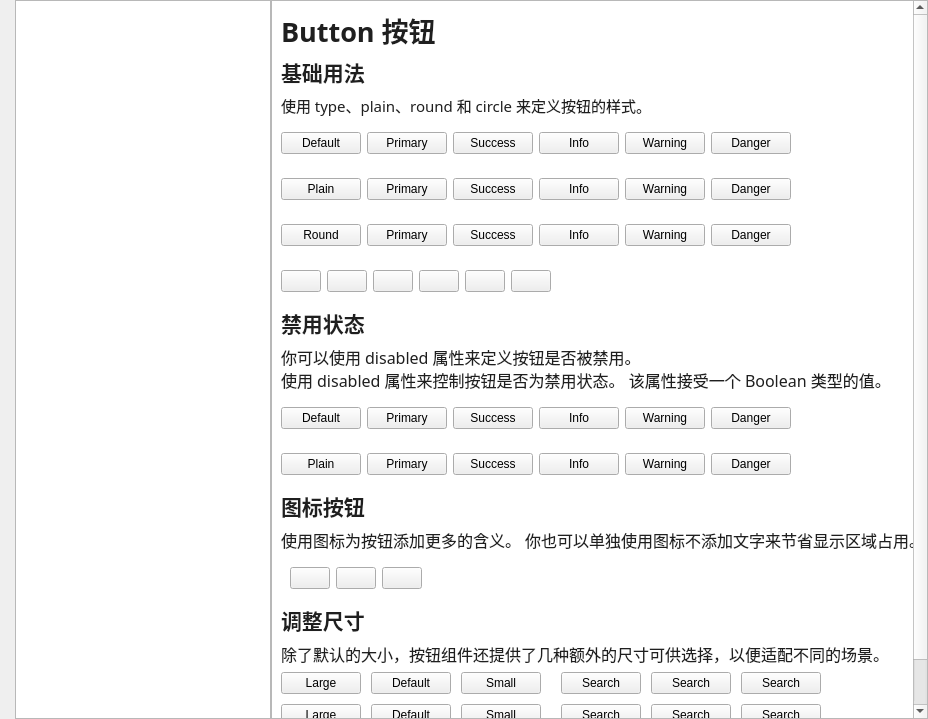
<?xml version="1.0" encoding="UTF-8"?>
<ui version="4.0">
 <class>MainWidget</class>
 <widget class="QWidget" name="MainWidget">
  <property name="geometry">
   <rect>
    <x>0</x>
    <y>0</y>
    <width>928</width>
    <height>719</height>
   </rect>
  </property>
  <property name="windowTitle">
   <string>Form</string>
  </property>
  <layout class="QHBoxLayout" name="horizontalLayout" stretch="0,8">
   <property name="spacing">
    <number>0</number>
   </property>
   <property name="leftMargin">
    <number>15</number>
   </property>
   <property name="topMargin">
    <number>0</number>
   </property>
   <property name="rightMargin">
    <number>0</number>
   </property>
   <property name="bottomMargin">
    <number>0</number>
   </property>
   <item>
    <widget class="ElListWidget" name="leftListWidget"/>
   </item>
   <item>
    <widget class="QStackedWidget" name="previewStackedWidget">
     <property name="styleSheet">
      <string notr="true">#previewStackedWidget{background-color: rgb(255, 255, 255);}</string>
     </property>
     <property name="currentIndex">
      <number>0</number>
     </property>
     <widget class="QWidget" name="Buttons">
      <property name="styleSheet">
       <string notr="true">.QLabel{
	color:rgb(31, 31, 31);
}</string>
      </property>
      <layout class="QVBoxLayout" name="verticalLayout_2">
       <property name="leftMargin">
        <number>0</number>
       </property>
       <property name="topMargin">
        <number>0</number>
       </property>
       <property name="rightMargin">
        <number>0</number>
       </property>
       <property name="bottomMargin">
        <number>0</number>
       </property>
       <item>
        <widget class="QScrollArea" name="scrollArea_2">
         <property name="horizontalScrollBarPolicy">
          <enum>Qt::ScrollBarAlwaysOff</enum>
         </property>
         <property name="widgetResizable">
          <bool>true</bool>
         </property>
         <widget class="QWidget" name="scrollAreaWidgetContents_5">
          <property name="geometry">
           <rect>
            <x>-192</x>
            <y>0</y>
            <width>826</width>
            <height>934</height>
           </rect>
          </property>
          <property name="styleSheet">
           <string notr="true">#scrollAreaWidgetContents_5{
	
	background-color: rgb(255, 255, 255);
}</string>
          </property>
          <layout class="QVBoxLayout" name="verticalLayout">
           <item>
            <widget class="QLabel" name="label_2">
             <property name="font">
              <font>
               <family>思源黑体 CN</family>
               <pointsize>20</pointsize>
               <weight>75</weight>
               <bold>true</bold>
              </font>
             </property>
             <property name="text">
              <string>Button 按钮</string>
             </property>
            </widget>
           </item>
           <item>
            <widget class="QLabel" name="label">
             <property name="font">
              <font>
               <family>思源黑体 CN</family>
               <pointsize>16</pointsize>
               <weight>75</weight>
               <bold>true</bold>
              </font>
             </property>
             <property name="text">
              <string>基础用法</string>
             </property>
            </widget>
           </item>
           <item>
            <widget class="QLabel" name="label_6">
             <property name="font">
              <font>
               <family>思源黑体 CN</family>
               <pointsize>12</pointsize>
              </font>
             </property>
             <property name="text">
              <string>&lt;html&gt;&lt;head/&gt;&lt;body&gt;&lt;p&gt;&lt;span style=&quot; font-size:11pt;&quot;&gt;使用 &lt;/span&gt;&lt;span style=&quot; font-family:'JetBrains Mono'; font-size:11pt;&quot;&gt;type&lt;/span&gt;&lt;span style=&quot; font-size:11pt;&quot;&gt;、&lt;/span&gt;&lt;span style=&quot; font-family:'JetBrains Mono'; font-size:11pt;&quot;&gt;plain&lt;/span&gt;&lt;span style=&quot; font-size:11pt;&quot;&gt;、&lt;/span&gt;&lt;span style=&quot; font-family:'JetBrains Mono'; font-size:11pt;&quot;&gt;round&lt;/span&gt;&lt;span style=&quot; font-size:11pt;&quot;&gt; 和 &lt;/span&gt;&lt;span style=&quot; font-family:'JetBrains Mono'; font-size:11pt;&quot;&gt;circle&lt;/span&gt;&lt;span style=&quot; font-size:11pt;&quot;&gt; 来定义按钮的样式。&lt;/span&gt;&lt;/p&gt;&lt;/body&gt;&lt;/html&gt;</string>
             </property>
            </widget>
           </item>
           <item>
            <widget class="QWidget" name="widget_2" native="true">
             <layout class="QHBoxLayout" name="horizontalLayout_3">
              <property name="sizeConstraint">
               <enum>QLayout::SetFixedSize</enum>
              </property>
              <property name="leftMargin">
               <number>0</number>
              </property>
              <property name="rightMargin">
               <number>0</number>
              </property>
              <item>
               <widget class="ElButton" name="DefaultBtn">
                <property name="text">
                 <string>Default</string>
                </property>
                <property name="flat">
                 <bool>false</bool>
                </property>
               </widget>
              </item>
              <item>
               <widget class="ElButton" name="PrimaryBtn">
                <property name="text">
                 <string>Primary</string>
                </property>
               </widget>
              </item>
              <item>
               <widget class="ElButton" name="SuccessBtn">
                <property name="text">
                 <string>Success</string>
                </property>
               </widget>
              </item>
              <item>
               <widget class="ElButton" name="InfoBtn">
                <property name="text">
                 <string>Info</string>
                </property>
               </widget>
              </item>
              <item>
               <widget class="ElButton" name="WarningBtn">
                <property name="text">
                 <string>Warning</string>
                </property>
               </widget>
              </item>
              <item>
               <widget class="ElButton" name="DangerBtn">
                <property name="text">
                 <string>Danger</string>
                </property>
               </widget>
              </item>
             </layout>
            </widget>
           </item>
           <item>
            <widget class="QWidget" name="widget_3" native="true">
             <layout class="QHBoxLayout" name="horizontalLayout_5">
              <property name="sizeConstraint">
               <enum>QLayout::SetFixedSize</enum>
              </property>
              <property name="leftMargin">
               <number>0</number>
              </property>
              <property name="rightMargin">
               <number>0</number>
              </property>
              <item>
               <widget class="ElButton" name="PlainBtn">
                <property name="text">
                 <string>Plain</string>
                </property>
               </widget>
              </item>
              <item>
               <widget class="ElButton" name="PlainPrimaryBtn">
                <property name="text">
                 <string>Primary</string>
                </property>
               </widget>
              </item>
              <item>
               <widget class="ElButton" name="PlainSuccessBtn">
                <property name="text">
                 <string>Success</string>
                </property>
               </widget>
              </item>
              <item>
               <widget class="ElButton" name="PlainInfoBtn">
                <property name="text">
                 <string>Info</string>
                </property>
               </widget>
              </item>
              <item>
               <widget class="ElButton" name="PlainWarningBtn">
                <property name="text">
                 <string>Warning</string>
                </property>
               </widget>
              </item>
              <item>
               <widget class="ElButton" name="PlainDangerBtn">
                <property name="text">
                 <string>Danger</string>
                </property>
               </widget>
              </item>
             </layout>
            </widget>
           </item>
           <item>
            <widget class="QWidget" name="widget" native="true">
             <layout class="QHBoxLayout" name="horizontalLayout_2">
              <property name="sizeConstraint">
               <enum>QLayout::SetFixedSize</enum>
              </property>
              <property name="leftMargin">
               <number>0</number>
              </property>
              <property name="rightMargin">
               <number>0</number>
              </property>
              <item>
               <widget class="ElButton" name="RoundDefaultBtn">
                <property name="text">
                 <string>Round</string>
                </property>
               </widget>
              </item>
              <item>
               <widget class="ElButton" name="RoundPrimaryBtn">
                <property name="text">
                 <string>Primary</string>
                </property>
               </widget>
              </item>
              <item>
               <widget class="ElButton" name="RoundSuccessBtn">
                <property name="text">
                 <string>Success</string>
                </property>
               </widget>
              </item>
              <item>
               <widget class="ElButton" name="RoundInfoBtn">
                <property name="text">
                 <string>Info</string>
                </property>
               </widget>
              </item>
              <item>
               <widget class="ElButton" name="RoundWarningBtn">
                <property name="text">
                 <string>Warning</string>
                </property>
               </widget>
              </item>
              <item>
               <widget class="ElButton" name="RoundDangerBtn">
                <property name="text">
                 <string>Danger</string>
                </property>
               </widget>
              </item>
             </layout>
            </widget>
           </item>
           <item>
            <widget class="QWidget" name="widget_4" native="true">
             <layout class="QHBoxLayout" name="horizontalLayout_4">
              <property name="sizeConstraint">
               <enum>QLayout::SetFixedSize</enum>
              </property>
              <property name="leftMargin">
               <number>0</number>
              </property>
              <property name="rightMargin">
               <number>0</number>
              </property>
              <item>
               <widget class="ElButton" name="CircleIconBtn_1">
                <property name="layoutDirection">
                 <enum>Qt::LeftToRight</enum>
                </property>
                <property name="styleSheet">
                 <string notr="true">color: rgb(85, 255, 0);</string>
                </property>
                <property name="text">
                 <string/>
                </property>
                <property name="iconSize">
                 <size>
                  <width>20</width>
                  <height>20</height>
                 </size>
                </property>
               </widget>
              </item>
              <item>
               <widget class="ElButton" name="CircleIconBtn_2">
                <property name="text">
                 <string/>
                </property>
               </widget>
              </item>
              <item>
               <widget class="ElButton" name="CircleIconBtn_3">
                <property name="text">
                 <string/>
                </property>
               </widget>
              </item>
              <item>
               <widget class="ElButton" name="CircleIconBtn_4">
                <property name="text">
                 <string/>
                </property>
               </widget>
              </item>
              <item>
               <widget class="ElButton" name="CircleIconBtn_5">
                <property name="text">
                 <string/>
                </property>
               </widget>
              </item>
              <item>
               <widget class="ElButton" name="CircleIconBtn_6">
                <property name="text">
                 <string/>
                </property>
               </widget>
              </item>
             </layout>
            </widget>
           </item>
           <item>
            <widget class="QLabel" name="label_3">
             <property name="font">
              <font>
               <family>思源黑体 CN</family>
               <pointsize>16</pointsize>
               <weight>75</weight>
               <bold>true</bold>
              </font>
             </property>
             <property name="text">
              <string>禁用状态</string>
             </property>
            </widget>
           </item>
           <item>
            <widget class="QLabel" name="label_7">
             <property name="font">
              <font>
               <family>思源黑体 CN</family>
               <pointsize>12</pointsize>
              </font>
             </property>
             <property name="text">
              <string>你可以使用 disabled 属性来定义按钮是否被禁用。
使用 disabled 属性来控制按钮是否为禁用状态。 该属性接受一个 Boolean 类型的值。</string>
             </property>
            </widget>
           </item>
           <item>
            <widget class="QWidget" name="widget_5" native="true">
             <layout class="QHBoxLayout" name="horizontalLayout_6">
              <property name="sizeConstraint">
               <enum>QLayout::SetFixedSize</enum>
              </property>
              <property name="leftMargin">
               <number>0</number>
              </property>
              <property name="rightMargin">
               <number>0</number>
              </property>
              <item>
               <widget class="ElButton" name="DefaultBtnDisabled">
                <property name="text">
                 <string>Default</string>
                </property>
                <property name="flat">
                 <bool>false</bool>
                </property>
               </widget>
              </item>
              <item>
               <widget class="ElButton" name="PrimaryBtnDisabled">
                <property name="text">
                 <string>Primary</string>
                </property>
               </widget>
              </item>
              <item>
               <widget class="ElButton" name="SuccessBtnDisabled">
                <property name="text">
                 <string>Success</string>
                </property>
               </widget>
              </item>
              <item>
               <widget class="ElButton" name="InfoBtnDisabled">
                <property name="text">
                 <string>Info</string>
                </property>
               </widget>
              </item>
              <item>
               <widget class="ElButton" name="WarningBtnDisabled">
                <property name="text">
                 <string>Warning</string>
                </property>
               </widget>
              </item>
              <item>
               <widget class="ElButton" name="DangerBtnDisabled">
                <property name="text">
                 <string>Danger</string>
                </property>
               </widget>
              </item>
             </layout>
            </widget>
           </item>
           <item>
            <widget class="QWidget" name="widget_6" native="true">
             <layout class="QHBoxLayout" name="horizontalLayout_7">
              <property name="sizeConstraint">
               <enum>QLayout::SetFixedSize</enum>
              </property>
              <property name="leftMargin">
               <number>0</number>
              </property>
              <property name="rightMargin">
               <number>0</number>
              </property>
              <item>
               <widget class="ElButton" name="PlainBtnDisabled">
                <property name="text">
                 <string>Plain</string>
                </property>
               </widget>
              </item>
              <item>
               <widget class="ElButton" name="PlainPrimaryBtnDisabled">
                <property name="text">
                 <string>Primary</string>
                </property>
               </widget>
              </item>
              <item>
               <widget class="ElButton" name="PlainSuccessBtnDisabled">
                <property name="text">
                 <string>Success</string>
                </property>
               </widget>
              </item>
              <item>
               <widget class="ElButton" name="PlainInfoBtnDisabled">
                <property name="text">
                 <string>Info</string>
                </property>
               </widget>
              </item>
              <item>
               <widget class="ElButton" name="PlainWarningBtnDisabled">
                <property name="text">
                 <string>Warning</string>
                </property>
               </widget>
              </item>
              <item>
               <widget class="ElButton" name="PlainDangerBtnDisabled">
                <property name="text">
                 <string>Danger</string>
                </property>
               </widget>
              </item>
             </layout>
            </widget>
           </item>
           <item>
            <widget class="QLabel" name="label_4">
             <property name="font">
              <font>
               <family>思源黑体 CN</family>
               <pointsize>16</pointsize>
               <weight>75</weight>
               <bold>true</bold>
              </font>
             </property>
             <property name="text">
              <string>图标按钮</string>
             </property>
            </widget>
           </item>
           <item>
            <widget class="QLabel" name="label_8">
             <property name="font">
              <font>
               <family>思源黑体 CN</family>
               <pointsize>12</pointsize>
              </font>
             </property>
             <property name="text">
              <string>使用图标为按钮添加更多的含义。 你也可以单独使用图标不添加文字来节省显示区域占用。</string>
             </property>
            </widget>
           </item>
           <item>
            <widget class="QWidget" name="widget_7" native="true">
             <layout class="QHBoxLayout" name="horizontalLayout_8">
              <property name="sizeConstraint">
               <enum>QLayout::SetFixedSize</enum>
              </property>
              <item>
               <widget class="ElButton" name="IconButton">
                <property name="text">
                 <string/>
                </property>
               </widget>
              </item>
              <item>
               <widget class="ElButton" name="IconTextButtonLeft">
                <property name="text">
                 <string/>
                </property>
               </widget>
              </item>
              <item>
               <widget class="ElButton" name="IconTextButtonRight">
                <property name="text">
                 <string/>
                </property>
               </widget>
              </item>
             </layout>
            </widget>
           </item>
           <item>
            <widget class="QLabel" name="label_5">
             <property name="font">
              <font>
               <family>思源黑体 CN</family>
               <pointsize>16</pointsize>
               <weight>75</weight>
               <bold>true</bold>
              </font>
             </property>
             <property name="text">
              <string>调整尺寸</string>
             </property>
            </widget>
           </item>
           <item>
            <widget class="QLabel" name="label_9">
             <property name="font">
              <font>
               <family>思源黑体 CN</family>
               <pointsize>12</pointsize>
              </font>
             </property>
             <property name="text">
              <string>除了默认的大小，按钮组件还提供了几种额外的尺寸可供选择，以便适配不同的场景。</string>
             </property>
            </widget>
           </item>
           <item>
            <widget class="QWidget" name="widget_8" native="true">
             <layout class="QGridLayout" name="gridLayout" rowstretch="0,0,0" columnstretch="0,0">
              <property name="sizeConstraint">
               <enum>QLayout::SetMinAndMaxSize</enum>
              </property>
              <property name="leftMargin">
               <number>0</number>
              </property>
              <property name="topMargin">
               <number>0</number>
              </property>
              <property name="rightMargin">
               <number>0</number>
              </property>
              <property name="bottomMargin">
               <number>0</number>
              </property>
              <property name="horizontalSpacing">
               <number>20</number>
              </property>
              <property name="verticalSpacing">
               <number>10</number>
              </property>
              <item row="0" column="1">
               <widget class="QWidget" name="widget_10" native="true">
                <layout class="QHBoxLayout" name="horizontalLayout_10">
                 <property name="spacing">
                  <number>10</number>
                 </property>
                 <property name="sizeConstraint">
                  <enum>QLayout::SetFixedSize</enum>
                 </property>
                 <property name="leftMargin">
                  <number>0</number>
                 </property>
                 <property name="topMargin">
                  <number>0</number>
                 </property>
                 <property name="rightMargin">
                  <number>0</number>
                 </property>
                 <property name="bottomMargin">
                  <number>0</number>
                 </property>
                 <item>
                  <widget class="ElButton" name="IconTextLargeBtn">
                   <property name="text">
                    <string>Search</string>
                   </property>
                  </widget>
                 </item>
                 <item>
                  <widget class="ElButton" name="IconTextMediumBtn">
                   <property name="text">
                    <string>Search</string>
                   </property>
                  </widget>
                 </item>
                 <item>
                  <widget class="ElButton" name="IconTextSmallBtn">
                   <property name="text">
                    <string>Search</string>
                   </property>
                  </widget>
                 </item>
                </layout>
               </widget>
              </item>
              <item row="1" column="1">
               <widget class="QWidget" name="widget_11" native="true">
                <layout class="QHBoxLayout" name="horizontalLayout_12">
                 <property name="spacing">
                  <number>10</number>
                 </property>
                 <property name="sizeConstraint">
                  <enum>QLayout::SetFixedSize</enum>
                 </property>
                 <property name="leftMargin">
                  <number>0</number>
                 </property>
                 <property name="topMargin">
                  <number>0</number>
                 </property>
                 <property name="rightMargin">
                  <number>0</number>
                 </property>
                 <property name="bottomMargin">
                  <number>0</number>
                 </property>
                 <item>
                  <widget class="ElButton" name="IconRoundTextLargeBtn">
                   <property name="text">
                    <string>Search</string>
                   </property>
                  </widget>
                 </item>
                 <item>
                  <widget class="ElButton" name="IconRoundTextMediumBtn">
                   <property name="text">
                    <string>Search</string>
                   </property>
                  </widget>
                 </item>
                 <item>
                  <widget class="ElButton" name="IconRoundTextSmallBtn">
                   <property name="text">
                    <string>Search</string>
                   </property>
                  </widget>
                 </item>
                </layout>
               </widget>
              </item>
              <item row="1" column="0">
               <widget class="QWidget" name="widget_12" native="true">
                <layout class="QHBoxLayout" name="horizontalLayout_11">
                 <property name="spacing">
                  <number>10</number>
                 </property>
                 <property name="sizeConstraint">
                  <enum>QLayout::SetFixedSize</enum>
                 </property>
                 <property name="leftMargin">
                  <number>0</number>
                 </property>
                 <property name="topMargin">
                  <number>0</number>
                 </property>
                 <property name="rightMargin">
                  <number>0</number>
                 </property>
                 <property name="bottomMargin">
                  <number>0</number>
                 </property>
                 <item>
                  <widget class="ElButton" name="RoundLargeBtn">
                   <property name="text">
                    <string>Large</string>
                   </property>
                  </widget>
                 </item>
                 <item>
                  <widget class="ElButton" name="RoundMediumBtn">
                   <property name="text">
                    <string>Default</string>
                   </property>
                  </widget>
                 </item>
                 <item>
                  <widget class="ElButton" name="RoundSmallBtn">
                   <property name="text">
                    <string>Small</string>
                   </property>
                  </widget>
                 </item>
                </layout>
               </widget>
              </item>
              <item row="2" column="0">
               <widget class="QWidget" name="widget_13" native="true">
                <layout class="QHBoxLayout" name="horizontalLayout_13">
                 <property name="spacing">
                  <number>10</number>
                 </property>
                 <property name="sizeConstraint">
                  <enum>QLayout::SetFixedSize</enum>
                 </property>
                 <property name="leftMargin">
                  <number>0</number>
                 </property>
                 <property name="topMargin">
                  <number>0</number>
                 </property>
                 <property name="rightMargin">
                  <number>0</number>
                 </property>
                 <property name="bottomMargin">
                  <number>0</number>
                 </property>
                 <item>
                  <widget class="ElButton" name="CircleIconLargeBtn">
                   <property name="text">
                    <string/>
                   </property>
                  </widget>
                 </item>
                 <item>
                  <widget class="ElButton" name="CircleIconMediumBtn">
                   <property name="text">
                    <string/>
                   </property>
                  </widget>
                 </item>
                 <item>
                  <widget class="ElButton" name="CircleIconSmallBtn">
                   <property name="text">
                    <string/>
                   </property>
                  </widget>
                 </item>
                </layout>
               </widget>
              </item>
              <item row="0" column="0">
               <widget class="QWidget" name="widget_9" native="true">
                <layout class="QHBoxLayout" name="horizontalLayout_9">
                 <property name="spacing">
                  <number>10</number>
                 </property>
                 <property name="sizeConstraint">
                  <enum>QLayout::SetFixedSize</enum>
                 </property>
                 <property name="leftMargin">
                  <number>0</number>
                 </property>
                 <property name="topMargin">
                  <number>0</number>
                 </property>
                 <property name="rightMargin">
                  <number>0</number>
                 </property>
                 <property name="bottomMargin">
                  <number>0</number>
                 </property>
                 <item>
                  <widget class="ElButton" name="LargeBtn">
                   <property name="text">
                    <string>Large</string>
                   </property>
                  </widget>
                 </item>
                 <item>
                  <widget class="ElButton" name="MediumBtn">
                   <property name="text">
                    <string>Default</string>
                   </property>
                  </widget>
                 </item>
                 <item>
                  <widget class="ElButton" name="SmallBtn">
                   <property name="text">
                    <string>Small</string>
                   </property>
                  </widget>
                 </item>
                </layout>
               </widget>
              </item>
             </layout>
            </widget>
           </item>
          </layout>
         </widget>
        </widget>
       </item>
      </layout>
     </widget>
     <widget class="QWidget" name="previewStackedWidgetPage2"/>
    </widget>
   </item>
  </layout>
 </widget>
 <customwidgets>
  <customwidget>
   <class>ElButton</class>
   <extends>QPushButton</extends>
   <header>components.elbutton.h</header>
  </customwidget>
  <customwidget>
   <class>ElListWidget</class>
   <extends>QListWidget</extends>
   <header>components.ellistwidget.h</header>
  </customwidget>
 </customwidgets>
 <resources>
  <include location="../Icons/Icons.qrc"/>
 </resources>
 <connections/>
</ui>
